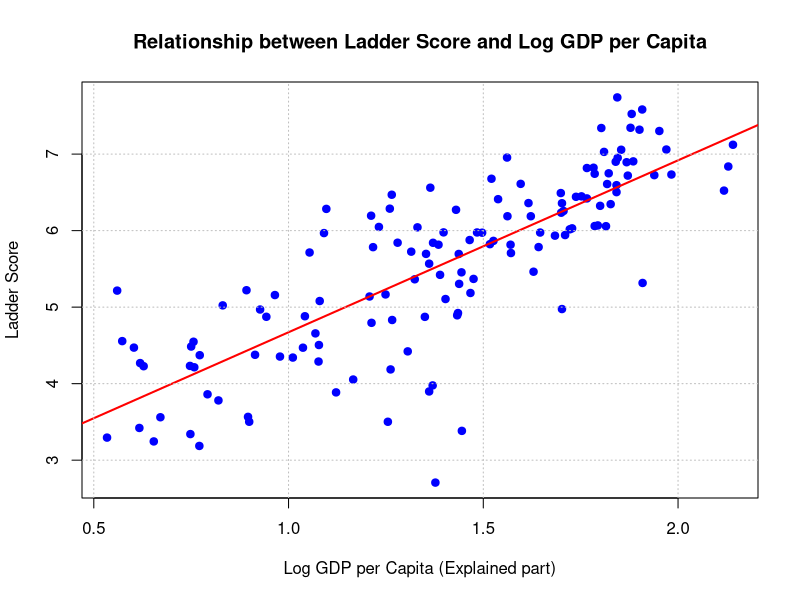
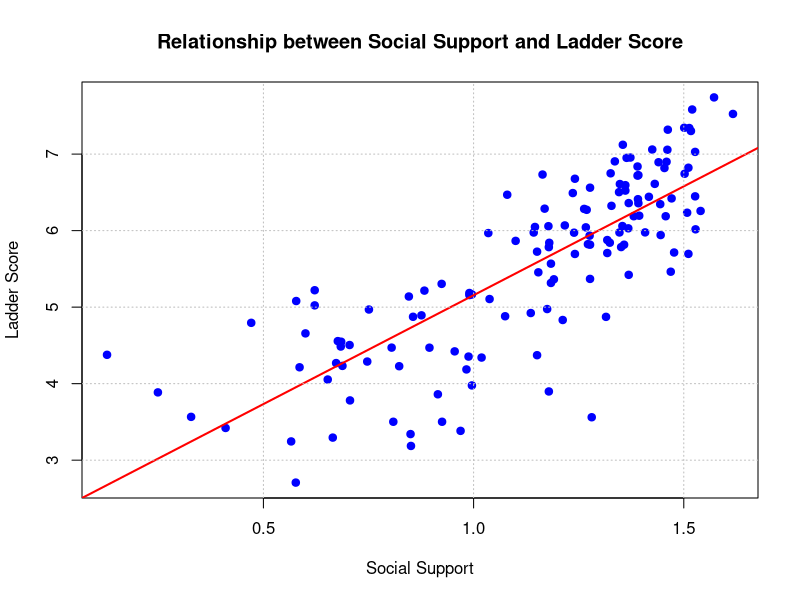
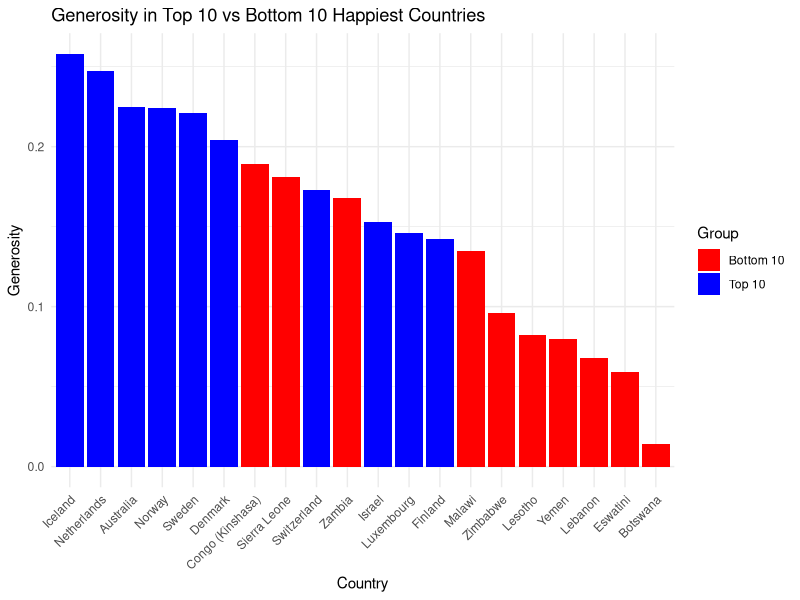
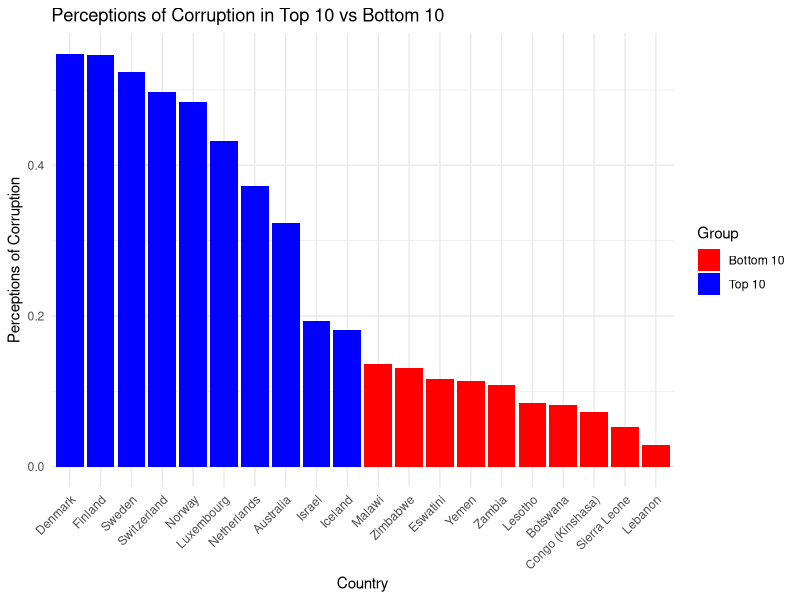
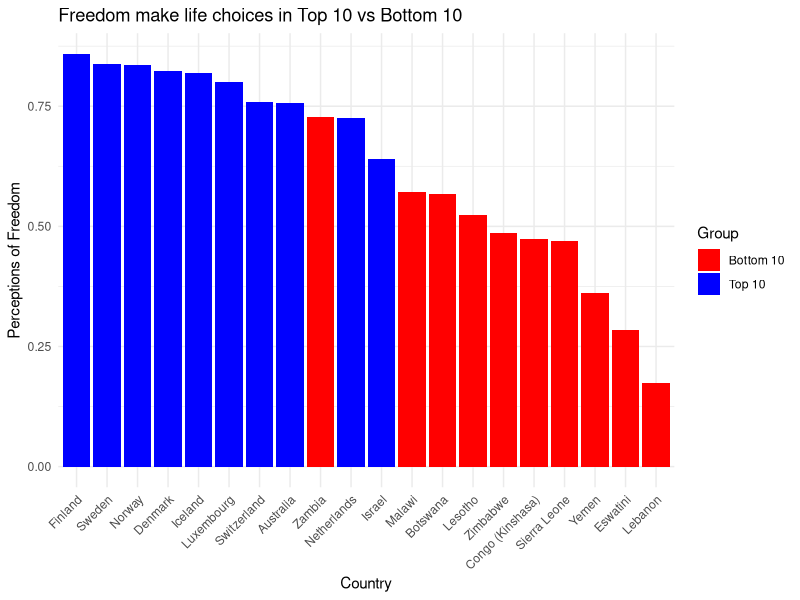
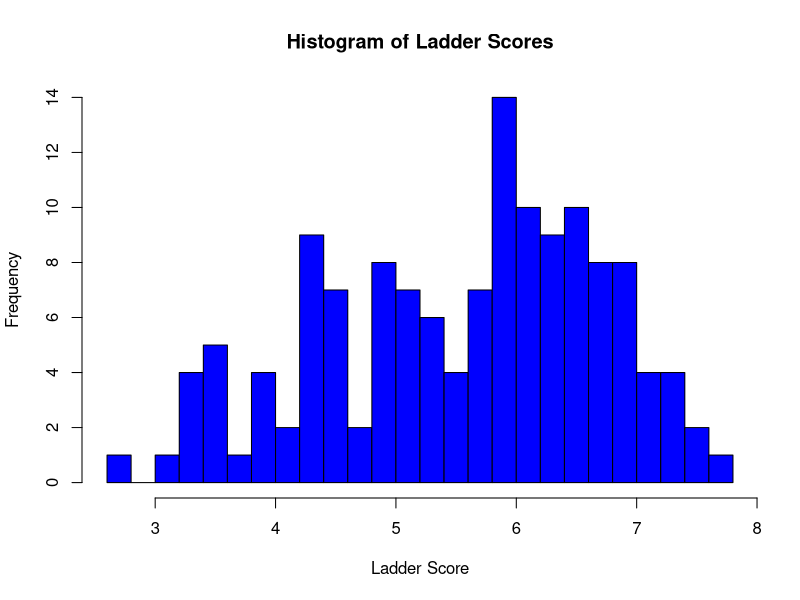
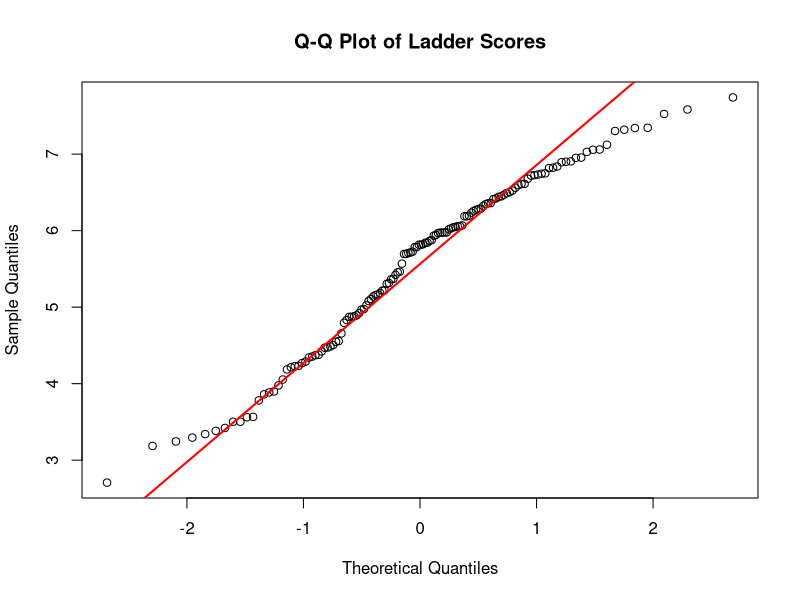
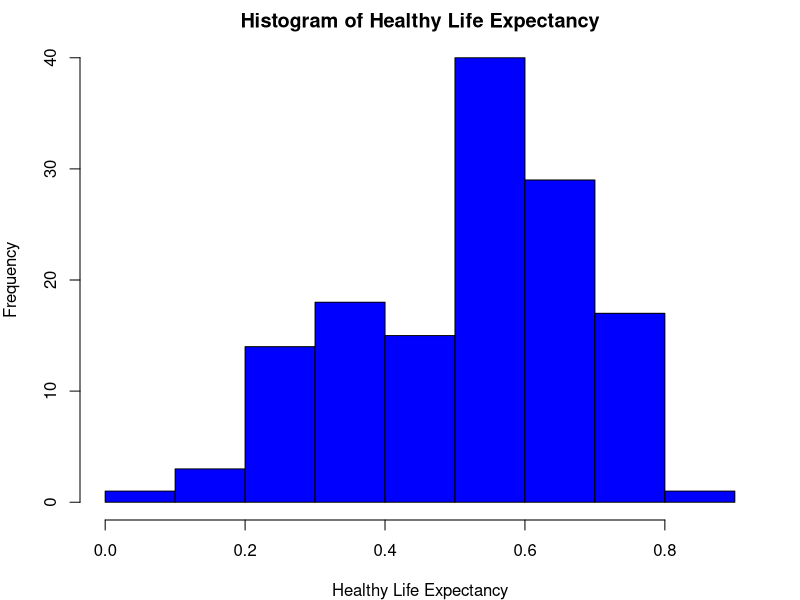

Write R code to recreate these figures, in order.
## ---- chunk 1
library(knitr)
knitr::opts_chunk$set(echo = TRUE)


library(ggplot2)
library(dplyr)
library(readr)

# RAW DATA 
happy_score <- read.csv("Happiness_Scores.xls-Sheet1.csv")
head(happy_score)
## ---- chunk 2
# Remove rows with any null values
clean_Happy_data <- na.omit(happy_score)

# Replace dots with underscores in column names
names(clean_Happy_data) <- gsub("\\.+", "_", names(clean_Happy_data))

# Now the column names have underscores instead of dots
head(names(clean_Happy_data))

# View the cleaned data
head(clean_Happy_data)

## ---- chunk 3
    # Perform linear regression
    linearModel <- lm(Ladder_score ~ Explained_by_Log_GDP_per_capita, data = clean_Happy_data)

    # Summary of the regression model to see coefficients and statistics
    summary(linearModel)
## ---- chunk 4
    # Plotting the data points
    plot(clean_Happy_data$Explained_by_Log_GDP_per_capita, clean_Happy_data$Ladder_score, 
         main = "Relationship between Ladder Score and Log GDP per Capita",
         xlab = "Log GDP per Capita (Explained part)",
         ylab = "Ladder Score",
         pch = 19, col = "blue")

    # Adding the regression line
    abline(linearModel, col = "red", lwd = 2)

    # Enhancing the plot with grid lines for better readability
    grid(nx = NULL, ny = NULL, col = "gray", lty = "dotted")
## ---- chunk 5
# Calculate Pearson correlation coefficient
correlation <- cor(clean_Happy_data$Explained_by_Social_support, clean_Happy_data$Ladder_score, use = "complete.obs")
print(paste("Pearson correlation coefficient between Social Support and Ladder Score is:", correlation))
## ---- chunk 6
# Plotting the data points
plot(clean_Happy_data$Explained_by_Social_support, clean_Happy_data$Ladder_score, 
     main = "Relationship between Social Support and Ladder Score",
     xlab = "Social Support",
     ylab = "Ladder Score",
     pch = 19, col = "blue")

# Fit a linear model and add the regression line to the plot
model <- lm(Ladder_score ~ Explained_by_Social_support, data = clean_Happy_data)
abline(model, col = "red", lwd = 2)

# Add grid lines for better readability
grid(nx = NULL, ny = NULL, col = "gray", lty = "dotted")

## ---- chunk 7
    # Fit the multiple linear regression model
    Mmodel <- lm(Ladder_score ~ Explained_by_Log_GDP_per_capita + Explained_by_Social_support + Explained_by_Healthy_life_expectancy + Explained_by_Freedom_to_make_life_choices + Explained_by_Generosity + Explained_by_Perceptions_of_corruption, data = clean_Happy_data)


    # Summary of the model to see coefficients, R-squared, etc.
    summary(Mmodel)
## ---- chunk 8
    # Fit the multiple linear regression model
    Mmodel <- lm(Ladder_score ~ Explained_by_Log_GDP_per_capita + Explained_by_Social_support + Explained_by_Healthy_life_expectancy + Explained_by_Freedom_to_make_life_choices + Explained_by_Perceptions_of_corruption, data = clean_Happy_data)


    # Summary of the model to see coefficients, R-squared, etc.
    summary(Mmodel)

## ---- chunk 9
    # Sort the data frame by Ladder_score in descending order
    sorted_data <- clean_Happy_data[order(-clean_Happy_data$Ladder_score), ]

    # Select the top 10 countries with the highest Ladder_score
    top_10_countries <- head(sorted_data, 10)

    # View the top 10 countries
    print("Top 10 happiest countries based on Ladder Score:")
    print(top_10_countries$Country_name)
## ---- chunk 10
    # Select the bottom 10 countries with the lowest Ladder_score
    bottom_10_countries <- tail(sorted_data, 10)



    # View the bottom 10 countries
    print("Bottom 10 countries based on Ladder Score:")
    print(bottom_10_countries$Country_name)

    # Compare Generosity and Perceptions of corruption
    top_10_comparison <- top_10_countries[, c("Country_name", "Explained_by_Generosity", "Explained_by_Perceptions_of_corruption", "Explained_by_Freedom_to_make_life_choices")]
    bottom_10_comparison <- bottom_10_countries[, c("Country_name", "Explained_by_Generosity", "Explained_by_Perceptions_of_corruption", "Explained_by_Freedom_to_make_life_choices")]

    # Print comparison for top 10
    print("Generosity and Perceptions of Corruption in the Top 10 happiest countries:")
    print(top_10_comparison)

    # Print comparison for bottom 5
    print("Generosity and Perceptions of Corruption in the Bottom 10 countries:")
    print(bottom_10_comparison)

## ---- chunk 11
    # Combine top 5 and bottom 5 for comparison
    comparison_data <- rbind(top_10_countries, bottom_10_countries)
    comparison_data$Group <- rep(c("Top 10", "Bottom 10"), each = 10)
## ---- chunk 12
    # Plot for Generosity
    ggplot(comparison_data, aes(x = reorder(Country_name, -Explained_by_Generosity), y = Explained_by_Generosity, fill = Group)) +
      geom_bar(stat = "identity", position = position_dodge()) +
      labs(title = "Generosity in Top 10 vs Bottom 10 Happiest Countries", x = "Country", y = "Generosity") +
      theme_minimal() +
       theme(axis.text.x = element_text(angle = 45, hjust = 1))+
      scale_fill_manual(values = c("Top 10" = "blue", "Bottom 10" = "red"))
## ---- chunk 13
    # Plot for Perceptions of Corruption
    ggplot(comparison_data, aes(x = reorder(Country_name, -Explained_by_Perceptions_of_corruption), y = Explained_by_Perceptions_of_corruption, fill = Group)) +
      geom_bar(stat = "identity", position = position_dodge()) +
      labs(title = "Perceptions of Corruption in Top 10 vs Bottom 10", x = "Country", y = "Perceptions of Corruption") +
      theme_minimal() +
       theme(axis.text.x = element_text(angle = 45, hjust = 1)) +
      scale_fill_manual(values = c("Top 10" = "blue", "Bottom 10" = "red"))
## ---- chunk 14
    # Plot for freedom to make life choices
    ggplot(comparison_data, aes(x = reorder(Country_name, -Explained_by_Freedom_to_make_life_choices), y = Explained_by_Freedom_to_make_life_choices, fill = Group)) +
      geom_bar(stat = "identity", position = position_dodge()) +
      labs(title = "Freedom make life choices in Top 10 vs Bottom 10", x = "Country", y = "Perceptions of Freedom") +
      theme_minimal() +
       theme(axis.text.x = element_text(angle = 45, hjust = 1)) +
      scale_fill_manual(values = c("Top 10" = "blue", "Bottom 10" = "red"))
## ---- chunk 15

    # Plot a histogram of Ladder_score
    hist(clean_Happy_data$Ladder_score, breaks = 20, main = "Histogram of Ladder Scores", xlab = "Ladder Score", col = "blue")

    # Q-Q plot for checking normality
    qqnorm(clean_Happy_data$Ladder_score, main = "Q-Q Plot of Ladder Scores")
    qqline(clean_Happy_data$Ladder_score, col = "red", lwd = 2)

## ---- chunk 16
    # Create histograms


    # Plot histograms for both variables
    par(mar=c(4, 4, 2, 2)) # Set up the plotting area to have 2 rows and 1 column

    # Histogram for Healthy life expectancy
    hist(clean_Happy_data$Explained_by_Healthy_life_expectancy, main="Histogram of Healthy Life Expectancy",
         xlab="Healthy Life Expectancy", col="blue", border="black")

    # Histogram for Freedom to make life choices
    hist(clean_Happy_data$Explained_by_Freedom_to_make_life_choices, main="Histogram of Freedom to Make Life Choices",
         xlab="Freedom to Make Life Choices", col="red", border="black")

## ---- chunk 17
    # Reset the plotting area
    par(mfrow=c(1,1))

    # Plot density plots for both variables
    plot(density(clean_Happy_data$Explained_by_Healthy_life_expectancy), main="Density Comparison",
         xlab="Value", ylab="Density", col="blue", lwd=2, xlim=c(min(c(clean_Happy_data$Explained_by_Healthy_life_expectancy, clean_Happy_data$Explained_by_Freedom_to_make_life_choices)),
         max(c(clean_Happy_data$Explained_by_Healthy_life_expectancy, clean_Happy_data$Explained_by_Freedom_to_make_life_choices))))
    lines(density(clean_Happy_data$Explained_by_Freedom_to_make_life_choices), col="red", lwd=2)
    legend("topleft", legend=c("Healthy Life Expectancy", "Freedom to Make Life Choices"),
           col=c("blue", "red"), lty=1, lwd=2)
